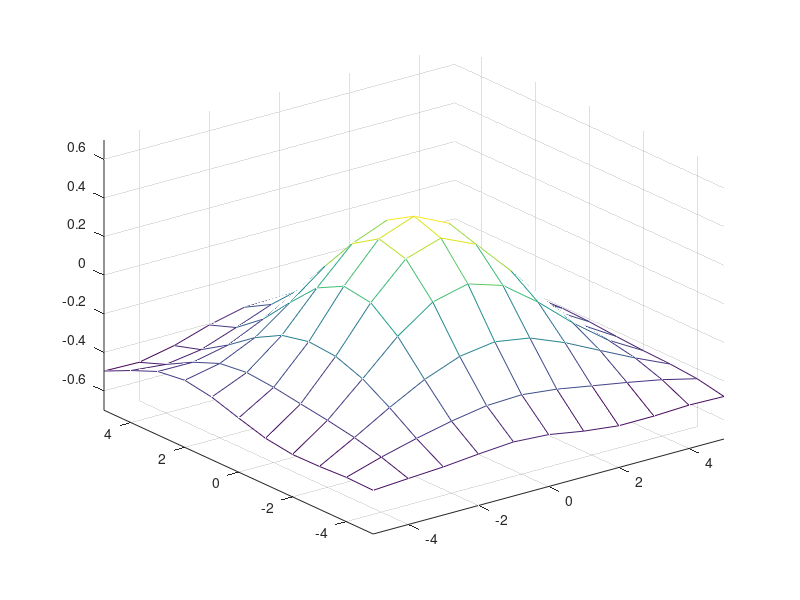

Reproduce this figure in MATLAB.

%define variables
hidden=200
epoch=300

%the bottom plane is X and Y
x=[-5:1:5]';
y=x;
%the terrain is Z.
z=exp(-x.*x*0.1) * exp(-y.*y*0.1)' - 0.5;

%the size of the graph
gridsize = size(x, 1);
ndata = gridsize*gridsize;
eta = 0.001;
alpha = 0.9;


%Transform z into a vector with 1 rows and num_points columns
targets = reshape (z, 1, ndata);
%Meshgrid, take x and y and produce matrices xx and yy
[xx, yy] = meshgrid (x, y);
%Create a matrix 
patterns = [reshape(xx, 1, ndata); reshape(yy, 1, ndata)];

[insize, ndata] = size(patterns);
[outsize, ndata] = size(targets);


%
%rand returns interval (0,1) we want interval (?1/?d,1/?d), there fore we
%take -2*1/?d and then +1/?d


v = rand(outsize,hidden+1)* 2/sqrt(insize) - 1/sqrt(insize);
w = rand(hidden,(insize+1))* 2/sqrt(insize) - 1/sqrt(insize);

dv = zeros(outsize,(hidden+1));
dw = zeros(hidden,(insize+1));

X = [patterns; ones(1,ndata)];


for i = 1:epoch 
    %Forward
    hin = w * X;
    hout = [2 ./ (1+exp(-hin)) - 1 ; ones(1,ndata)];
    oin = v * hout;
    out = 2 ./ (1+exp(-oin)) - 1;
    
    %Backprop
    delta_o = (out - targets) .* ((1 + out) .* (1 - out)) * 0.5;
    delta_h = (v' * delta_o) .* ((1 + hout) .* (1 - hout)) * 0.5;
    delta_h = delta_h(1:hidden, :);
    
    %Update weights
    dw = (dw .* alpha) - (delta_h * X') .* (1-alpha);
    dv = (dv .* alpha) - (delta_o * hout') .* (1-alpha);
    w = w + dw .* eta;
    v = v + dv .* eta;
    
    zz = reshape(out, gridsize, gridsize);
    mesh(x,y,zz);
    axis([-5 5 -5 5 -0.7 0.7]);
    drawnow;
    
    
end


